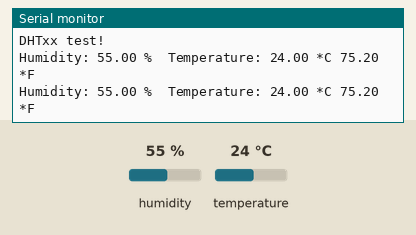
Bench run of a sketch on a simulated Arduino Uno, built with avr-gcc and run on an emulated ATmega328P. Parts: the last lines printed to the serial monitor. The inputs (shaded band) are chosen by the test bench; at power-on: humidity 55 %, temperature 24 °C.

Above: at 4.8 s.
4.9 s: humidity set to 22 %
At 7.3 s:
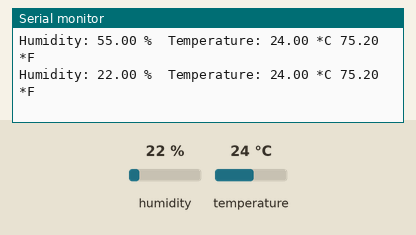
7.9 s: temperature set to 12 °C
At 8.6 s:
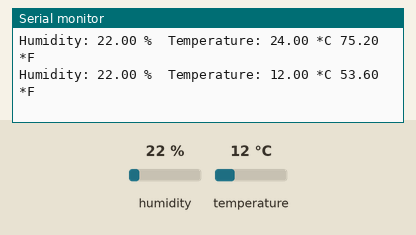
10.9 s: humidity set to 40 %
At 13.4 s:
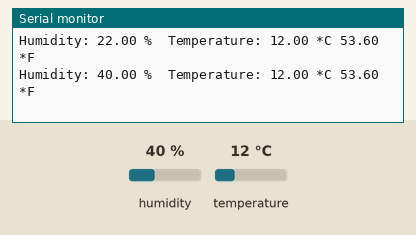
Timing chart, 0 to 14.9 s (numbered marks = the images above; inputs shaded):
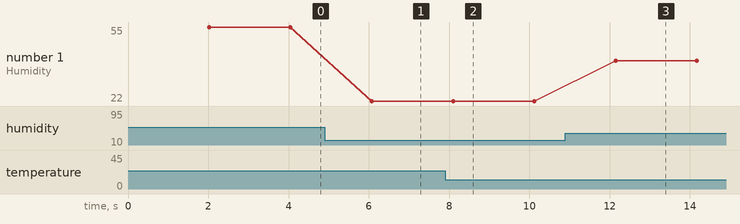

The sketch:

DHTtester.ino
```cpp
#include "DHT.h"
DHT dht(2, DHT11);

void setup() {
  Serial.begin(9600);
  Serial.println("DHTxx test!");
  dht.begin();
}

void loop() {
  delay(2000);
  float h = dht.readHumidity();
  float t = dht.readTemperature();
  float f = dht.readTemperature(true);


  if (isnan(h) || isnan(t) || isnan(f)) {
    Serial.println("Failed DHT sensor!");
    return;
  }

  Serial.print("Humidity: ");
  Serial.print(h);
  Serial.print(" %\t");
  Serial.print("Temperature: ");
  Serial.print(t);
  Serial.print(" *C ");
  Serial.print(f);
  Serial.println(" *F\t");
}
```

Measured:
- after the input at 4.9 s, the serial monitor: prints a new line after 1.2 s (image 1)
- after the input at 7.9 s, the serial monitor: prints a new line after 0.20 s (image 2)
- after the input at 10.9 s, the serial monitor: prints a new line after 1.2 s (image 3)
- plotted number 1: 55 → 22 after the input at 4.9 s, 22 → 40 after the input at 10.9 s
